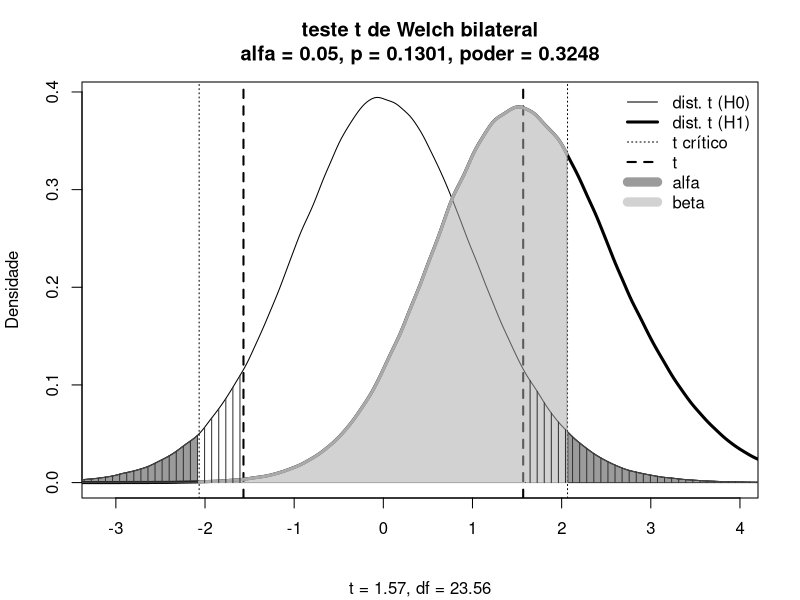

Write the R code that produced this figure.
# Teste t de Welch bilateral
# Referencial teorico da distribuicao t central e nao-central

# defina:
nA <- 16
nB <- 25
mediaA <- 4.8
mediaB <- 5.6
dpA <- 1.8
dpB <- 1.2
alfa <- 0.05

# calculo
dif <- mediaB - mediaA
dfA <- nA - 1
dfB <- nB - 1
ep2A <- dpA^2/nA
ep2B <- dpB^2/nB
df <- ((ep2A+ep2B)^2)/((ep2A^2)/dfA+(ep2B^2)/dfB)
t <- dif/sqrt(ep2A+ep2B)
ncp <- t # ncp = estatistica de teste t
# media e dp das dist. t central e nao-central
mediaH0 <- 0
dpH0 <- sqrt(df/(df-2))
beta <- sqrt(df/2)*gamma((df-1)/2)/gamma(df/2)
mediaH1 <- ncp*beta
dpH1 <- sqrt(((df*(1+ncp^2))/(df-2))-mediaH1^2)
# valor-p
p <- 2*pt(-abs(t),df)
# distribuicao t sob H0 (central: ncp = 0)
tH0 <- rt(1e6, df)
dtH0 <- density(tH0)
# distribuicao t sob H1 (nao-central: ncp = t)
tH1 <- rt(1e6, df, ncp)
dtH1 <- density(tH1)
# quantis criticos de (1-alfa/2)% e poder
q <- c(qt(alfa/2,df), qt(alfa/2,df,lower.tail=FALSE))
poder <- pt(q[1],df,ncp)+(1-pt(q[2],df,ncp))

# Grafico
x_min = max(c( min(c(dtH0$x,dtH1$x)), if(t<0){-2.5*abs(t)}else{-1.5*abs(q)} ))
x_max = min(c( max(c(dtH0$x,dtH1$x)), if(t>0){ 2.5*abs(t)}else{ 1.5*abs(q)} ))
# formato de p
p_txt <- paste("p = ",round(p,4),sep="")
if(p<1e-4){p_txt <- paste("p = ",format(p, format = "e", digits = 2),sep="")}
if(p==1){p_txt <- "p > 0.9999"}
plot(dtH0,type="l",
     main=paste("teste t de Welch bilateral\n",
                "alfa = ",alfa,", ",p_txt,", poder = ",round(poder,4),
                sep=""),
     sub=paste("t = ",round(t,2),", df = ",round(df,2),sep=""),
     xlab=NA,ylab="Densidade",
     xlim = c(x_min,x_max),
     lwd=1, lty=1, col="#000000"
)
lines(dtH1,lwd=3, lty=1, col="#000000")
abline(v=q[1], lwd=1, lty = 3, col="#000000")
abline(v=q[2], lwd=1, lty = 3, col="#000000")
abline(v=-abs(t), lwd=2, lty = 2, col="#000000")
abline(v=abs(t), lwd=2, lty = 2, col="#000000")
# area de alfa
# esquerda
alfa_x <- c(dtH0$x[dtH0$x<=q[1]]) 
alfa_y <- c(dtH0$y[dtH0$x<=q[1]])
lines(alfa_x, alfa_y, col="#444444", lwd=1)
alfa_x <- c(min(alfa_x),alfa_x,max(alfa_x))  
alfa_y <- c(0,alfa_y,0)
polygon(alfa_x, alfa_y, col="#44444488", border="#444444")
# direita
alfa_x <- c(dtH0$x[dtH0$x>=q[2]]) 
alfa_y <- c(dtH0$y[dtH0$x>=q[2]])
lines(alfa_x, alfa_y, col="#444444", lwd=1)
alfa_x <- c(min(alfa_x),alfa_x,max(alfa_x))  
alfa_y <- c(0,alfa_y,0)
polygon(alfa_x, alfa_y, col="#44444488", border="#444444")

# area beta (1-poder)
beta_x <- c(dtH1$x[dtH1$x>=q[1]&dtH1$x<=q[2]]) 
beta_y <- c(dtH1$y[dtH1$x>=q[1]&dtH1$x<=q[2]])
lines(beta_x, beta_y, col="#aaaaaa", lwd=3)
beta_x <- c(min(beta_x),beta_x,max(beta_x))  
beta_y <- c(0,beta_y,0)
polygon(beta_x, beta_y, col="#aaaaaa88", border="#aaaaaa")

# area de p
if (p>alfa) {p_cor="#333333"} else {p_cor="#ffffff"}
# esquerda
p_x <- c(dtH0$x[dtH0$x<=-abs(t)]) 
p_x <- c(min(p_x),p_x,max(p_x))  
p_y <- c(dtH0$y[dtH0$x<=-abs(t)])
p_y <- c(0,p_y,0)
hachura_x <- c()
hachura_y <- c()
for (a in seq(from=1, to=length(p_x), by=3))
{
  hachura_x <- c(hachura_x, p_x[a])
  hachura_y <- c(hachura_y, p_y[a])
}
if (max(hachura_y)<0.005) 
{
  hachura_y <- rep( 0.005,length(hachura_y)); p_cor="#000000";
}
lines(hachura_x,hachura_y,type="h",lwd=1,lty=1,col=p_cor)
# direita
p_x <- c(dtH0$x[dtH0$x>=abs(t)]) 
p_x <- c(min(p_x),p_x,max(p_x))  
p_y <- c(dtH0$y[dtH0$x>=abs(t)])
p_y <- c(0,p_y,0)
hachura_x <- c()
hachura_y <- c()
for (a in seq(from=1, to=length(p_x), by=3))
{
  hachura_x <- c(hachura_x, p_x[a])
  hachura_y <- c(hachura_y, p_y[a])
}
if (max(hachura_y)<0.005) 
{
  hachura_y <- rep( 0.005,length(hachura_y)); p_cor="#000000";
}
lines(hachura_x,hachura_y,type="h",lwd=1,lty=1,col=p_cor)
# legenda
if (abs(x_min)<abs(x_max)) {posleg <- "topright"} else {posleg <- "topleft"}
legend(posleg, 
       c(
         "dist. t (H0)", "dist. t (H1)", "t crítico", "t", "alfa", "beta"
       ), 
       col=c("#000000","#000000","#000000","#000000","#44444488","#aaaaaa88"),
       lwd=c(1,3,1,2,9,9), 
       lty=c(1,1,3,2,1,1), 
       box.lwd=0, bg="transparent")  

